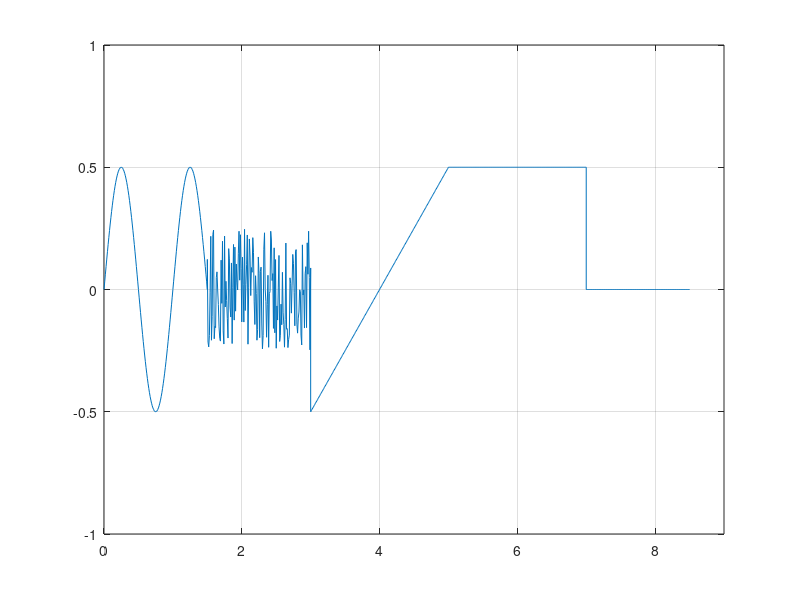

Recreate this plot in MATLAB.
%% 3.laboratorijas darbs
%% Funkcijas grafika izveide no variakam dalam
%% Merkis:
% * Iemacities matematiskas pamatdarbibas
% * Iemacities nolasit un sadalit doto grafiku dalaas
% * Iemacities apvienot visas funkcijas viena kopejaa plotaa

%% Darba programma:

%% function DA

t_sin = 0:0.01:1.5;
t_noise = 1.5:0.01:3;
t_lin = 3:0.01:5;
t_const1 = 5:0.01:7;
t_const2 = 7:0.01:8.5;

%% sinusoida

A0 = 0;
A = 0.5;
T = 1;
f = 1/T;
delay = 0;
y_sin = A0+A*sin(2*pi*f*(t_sin-delay));

%% noise

y_noise = 0.5*rand(size(t_noise))-0.25;

%% Lineara f-cija

delay = 3;
k=(-0.5-0.5)/(3-5);
y_lin = k * (t_lin-delay)-0.5;

%% const 1

y_const1 = 0.5+zeros(size(t_const1));

%% const 2

y_const2 = zeros(size(t_const2));

%% Iegutais grafiks

t = [t_sin,t_noise,t_lin,t_const1,t_const2];
y = [y_sin, y_noise,y_lin,y_const1,y_const2];
plot(t,y)
axis([0 9 -1 1]);
grid

%% Secinajumi
% Saja laboratorijas darba iemacijos visas funkcijas apvienot vienaa
% kopejaa plotaa. Tas, ka apvieno vienaa plotaa, papildus izveido ari
% nepieciesamaas vertikalas linijias grafikaa (kas savieno vienu funkciju
% ar citu). Iemacijos definet xmin xmax ymin ymax vertibas uz grtafika ar
% funkciju 'axis'. Sis laboratorijas darbs ir lietderigs, jo var noderet
% dazadu laboratorijas darbu noformesanai citos prieksmetos.